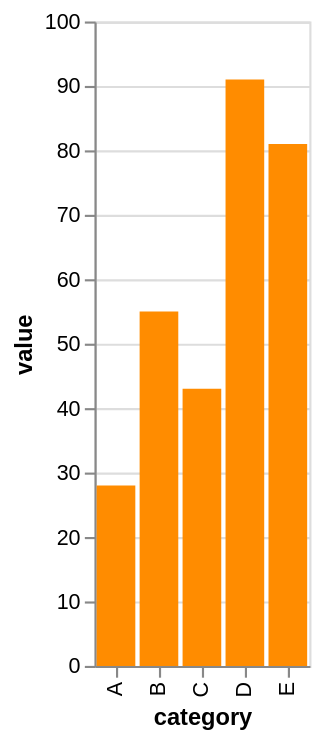

Here is the Vega-Lite specification saved for this chart:
### Vega-Lite specification from a JSON file in a GitHub repository (floating-point values rounded to 4 significant figures)
{"$schema": "https://vega.github.io/schema/vega-lite/v6.json", "data": {"values": [{"category": "A", "value": 28}, {"category": "B", "value": 55}, {"category": "C", "value": 43}, {"category": "D", "value": 91}, {"category": "E", "value": 81}]}, "description": "A click point selection highlighting with a condition.", "encoding": {"color": {"condition": {"param": "pick", "value": "darkorange"}, "value": "steelblue"}, "x": {"field": "category", "type": "nominal"}, "y": {"field": "value", "type": "quantitative"}}, "mark": "bar", "params": [{"name": "pick", "select": "point"}], "usermeta": {"easel": {"standin_ratio": 0.0229, "threshold": 0.05}}}
